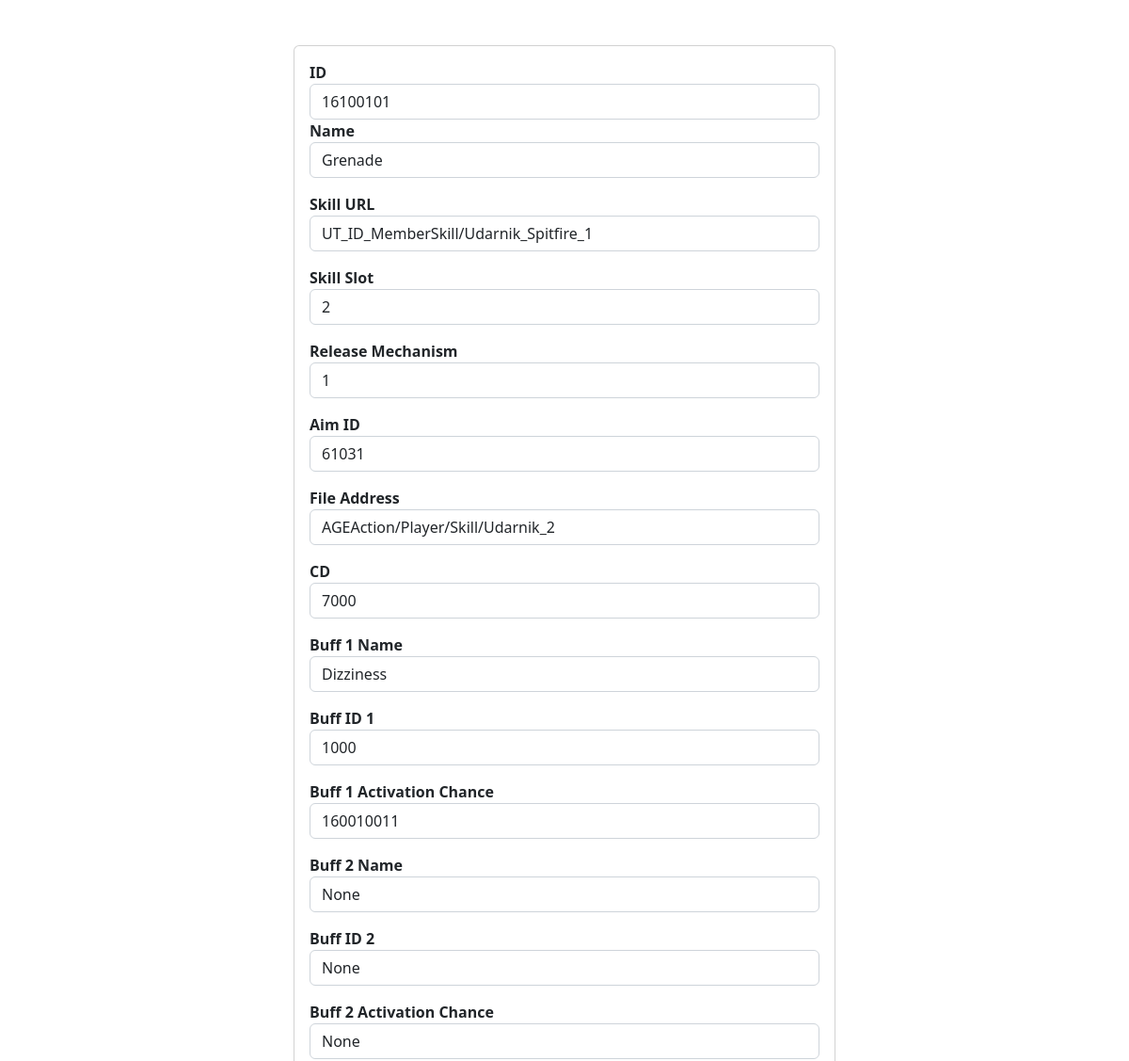
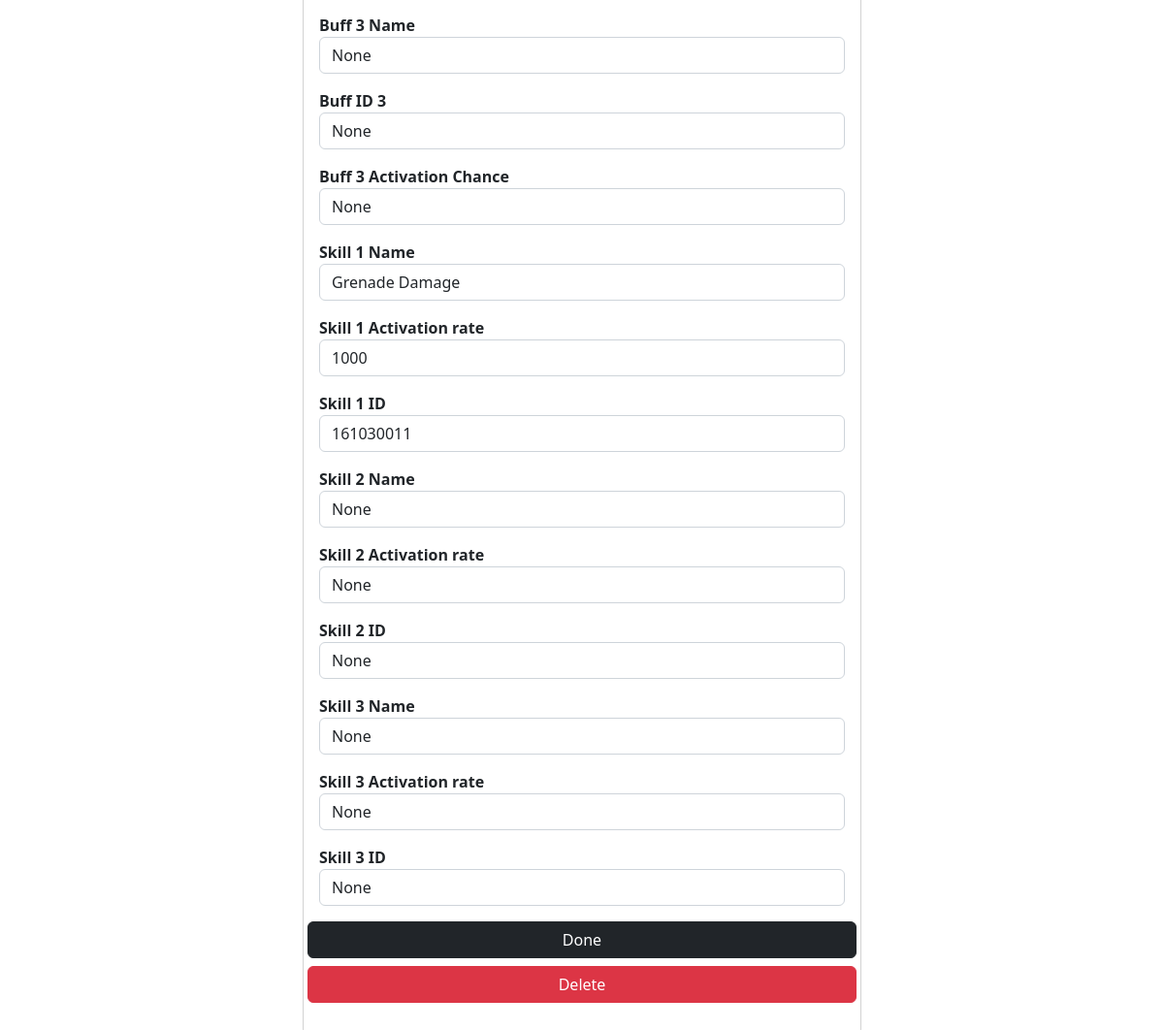
Screenshot of /active_add?id=16100101 with the database file from the repository (2 pictures, top to bottom).
### tables this page shows
CREATE TABLE activeSkill
        (       
                active_id INT PRIMARY KEY,
                active_name VARCHAR(255),
                skill_url VARCHAR(255),
                skill_slot INT, -- ADDED
                release_method INT, -- CHANGED
                aim_id INT,
                active_file_addr VARCHAR(255),
                cd INT,
                buff_one_name VARCHAR(255), -- ADDED
                buff_id_one INT,
                buff_one_trigger INT,
                buff_two_name VARCHAR(255), -- ADDED
                buff_id_two INT,
                buff_two_trigger INT,
                buff_three_name VARCHAR(255), -- ADDED
                buff_id_three INT,
                buff_three_trigger INT,
                eff_one_name VARCHAR(255), -- ADDED
                skill_eff_one_rate INT,
                skill_one_id INT,
                eff_two_name VARCHAR(255), -- ADDED
                skill_eff_two_rate INT,
                skill_two_id INT,
                eff_three_name VARCHAR(255), -- ADDED
                skill_eff_three_rate INT,
                skill_three_id INT
        
        );

### main.py (the view)
@app.route("/active_add", methods=["GET"])
def active_add():
    if request.method == "GET":
        active_id = request.args.get("id")
        active_data = []
        if active_id == 'null':
            with sqlite3.connect(db_url) as con:
                cur = con.cursor()
                cur.execute('SELECT * FROM ' + active_table_name + " ORDER BY active_id DESC LIMIT 1")
                res = cur.fetchone()
                if not res:
                    res = [-1]
                active_data =  [str(int(res[0])+1), "", "", "", "", "", "", "", "", "", "", "", "", "", "", "", "",  "", "", "", "", "", "", "", "", ""]
        else:
            with sqlite3.connect(db_url) as con:
                cur = con.cursor()
                cur.execute('SELECT * FROM ' + active_table_name + " WHERE active_id = " + active_id)
                active_data = cur.fetchone()
        res_data = []
        for i in range(26):
            res_data.append(active_data[i])
        return render_template("active_add.html", metadata=res_data)

### templates/active_add.html (shortened to what this page needs)
<html>
    <head>
        <link rel="stylesheet" href="/static/css/bootstrap.css">
    </head>
    <body class="">
            <div class="container-fluid mt-5">
                <div class="row justify-content-center">
                    <div class="col-6">
                        <div class="card" style="width: 36rem;">
                            <div class="card-body">
                               <form action="/active_mod" method="POST">
                                <div class="mb-3">
                                    <div class="row">
                                        <div class="col">
                                            <label for="active_id"><b>ID</b></label>
                                            <input type="text" class="form-control" id="active_id" name="active_id" placeholder="id" value="{{metadata[0]}}">
                                        </div>
                                </div>
                                <div class="mb-3">
                                    <label for="active_name"><b>Name</b></label>
                                    <input type="text" class="form-control" id="active_name" name="active_name" placeholder="name" value="{{metadata[1]}}">
                                </div>
                                <div class="mb-3">
                                    <label for="skill_url"><b>Skill URL</b></label>
                                    <input type="text" class="form-control" id="skill_url" name="skill_url" rows="3" placeholder="skill_url" value="{{metadata[2]}}">
                                </div>
                                <div class="mb-3">
                                    <label for="skill_slot"><b>Skill Slot</b></label>
                                    <input type="text" class="form-control" id="skill_slot" name="skill_slot" rows="3" placeholder="skill_url" value="{{metadata[3]}}">
                                </div>
                                <div class="mb-3">
                                    <label for="release_method"><b>Release Mechanism</b></label>
                                    <input type="text" class="form-control" id="release_method" name="release_method" placeholder="release_method" value="{{metadata[4]}}">
                                </div>
                                <div class="mb-3">
                                    <label for="aim_id"><b>Aim ID</b></label>
                                    <input type="text" class="form-control" id="aim_id" name="aim_id" placeholder="aim_id" value="{{metadata[5]}}">
                                </div>
                                <div class="mb-3">
                                    <label for="active_file_addr"><b>File Address</b></label>
                                    <input type="text" class="form-control" id="active_file_addr" name="active_file_addr" placeholder="active_file_addr" value="{{metadata[6]}}">
                                </div>
                                <div class="mb-3">
                                    <label for="cd"><b>CD</b></label>
                                    <input type="text" class="form-control" id="cd" name="cd" placeholder="cd" value="{{metadata[7]}}">
                                </div>
                                <div class="mb-3">
                                    <label for="buff_one_name"><b>Buff 1 Name</b></label>
                                    <input type="text" class="form-control" id="buff_one_name" name="buff_one_name" placeholder="buff_one_name" value="{{metadata[8]}}">
                                </div>
                                <div class="mb-3">
                                    <label for="buff_id_one"><b>Buff ID 1</b></label>
                                    <input type="text" class="form-control" id="buff_id_one" name="buff_id_one" placeholder="buff_id_one" value="{{metadata[9]}}">
                                </div>
                                <div class="mb-3">
                                    <label for="buff_one_trigger"><b>Buff 1 Activation Chance</b></label>
                                    <input type="text" class="form-control" id="buff_one_trigger" name="buff_one_trigger" placeholder="buff_one_trigger" value="{{metadata[10]}}">
                                </div>
                                <div class="mb-3">
                                    <label for="buff_two_name"><b>Buff 2 Name</b></label>
                                    <input type="text" class="form-control" id="buff_two_name" name="buff_two_name" placeholder="buff_two_name" value="{{metadata[11]}}">
                                </div>
                                <div class="mb-3">
                                    <label for="buff_id_two"><b>Buff ID 2</b></label>
                                    <input type="text" class="form-control" id="buff_id_two" name="buff_id_two" placeholder="buff_id_two" value="{{metadata[12]}}">
                                </div>
                                <div class="mb-3">
                                    <label for="buff_two_trigger"><b>Buff 2 Activation Chance</b></label>
                                    <input type="text" class="form-control" id="buff_two_trigger" name="buff_two_trigger" placeholder="buff_two_trigger" value="{{metadata[13]}}">
                                </div>
                                <div class="mb-3">
                                    <label for="buff_three_name"><b>Buff 3 Name</b></label>
                                    <input type="text" class="form-control" id="buff_three_name" name="buff_three_name" placeholder="buff_three_name" value="{{metadata[14]}}">
                                </div>
                                <div class="mb-3">
                                    <label for="buff_id_three"><b>Buff ID 3</b></label>
                                    <input type="text" class="form-control" id="buff_id_three" name="buff_id_three" placeholder="buff_id_three" value="{{metadata[15]}}">
                                </div>
                                <div class="mb-3">
                                    <label for="buff_three_trigger"><b>Buff 3 Activation Chance</b></label>
                                    <input type="text" class="form-control" id="buff_three_trigger" name="buff_three_trigger" placeholder="buff_three_trigger" value="{{metadata[16]}}">
                                </div>
                                <div class="mb-3">
                                    <label for="eff_one_name"><b>Skill 1 Name</b></label>
                                    <input type="text" class="form-control" id="eff_one_name" name="eff_one_name" placeholder="eff_one_name" value="{{metadata[17]}}">
                                </div>
                                <div class="mb-3">
                                    <label for="skill_eff_one_rate"><b>Skill 1 Activation rate</b></label>
                                    <input type="text" class="form-control" id="skill_eff_one_rate" name="skill_eff_one_rate" placeholder="skill_eff_one_rate" value="{{metadata[18]}}">
                                </div>
                                <div class="mb-3">
                                    <label for="skill_one_id"><b>Skill 1 ID</b></label>
                                    <input type="text" class="form-control" id="skill_one_id" name="skill_one_id" placeholder="skill_one_id" value="{{metadata[19]}}">
                                </div>
                                <div class="mb-3">
                                    <label for="eff_two_name"><b>Skill 2 Name</b></label>
                                    <input type="text" class="form-control" id="eff_two_name" name="eff_two_name" placeholder="eff_two_name" value="{{metadata[20]}}">
                                </div>
                                <div class="mb-3">
                                    <label for="skill_eff_two_rate"><b>Skill 2 Activation rate</b></label>
                                    <input type="text" class="form-control" id="skill_eff_two_rate" name="skill_eff_two_rate" placeholder="skill_eff_one_rate" value="{{metadata[21]}}">
                                </div>
                                <div class="mb-3">
                                    <label for="skill_two_id"><b>Skill 2 ID</b></label>
                                    <input type="text" class="form-control" id="skill_two_id" name="skill_two_id" placeholder="skill_two_id" value="{{metadata[22]}}">
                                </div>
                                <div class="mb-3">
                                    <label for="eff_three_name"><b>Skill 3 Name</b></label>
                                    <input type="text" class="form-control" id="eff_three_name" name="eff_three_name" placeholder="eff_one_name" value="{{metadata[23]}}">
                                </div>
                                <div class="mb-3">
                                    <label for="skill_eff_three_rate"><b>Skill 3 Activation rate</b></label>
                                    <input type="text" class="form-control" id="skill_eff_three_rate" name="skill_eff_three_rate" placeholder="skill_eff_three_rate" value="{{metadata[24]}}">
                                </div>
                                <div class="mb-3">
                                    <label for="skill_three_id"><b>Skill 3 ID</b></label>
                                    <input type="text" class="form-control" id="skill_three_id" name="skill_three_id" placeholder="skill_three_id" value="{{metadata[25]}}">
                                </div>
                                <div class="row">
                                    <button type="submit" class="btn btn-dark">Done</button>
                                </div>
                              </form>
                              <form action="active_del?id={{metadata[0]}}" method="POST" class="mt-2">
                                <div class="row">
                                    <button type="submit" class="btn btn-danger">Delete</button>
                                </div>
                              </form>
                            </div>
                          </div>
                    </div>
                </div>
            </div>
    </body>
</html>

### rows the page displays
activeSkill: active_id "16100101", active_name "Grenade", skill_url "UT_ID_MemberSkill/Udarnik_Spitfire_1", skill_slot "2", release_method "1", aim_id "61031", active_file_addr "AGEAction/Player/Skill/Udarnik_2", cd "7000", buff_one_name "Dizziness", buff_id_one "1000", buff_one_trigger "160010011", eff_one_name "Grenade Damage", skill_eff_one_rate "1000", skill_one_id "161030011"
